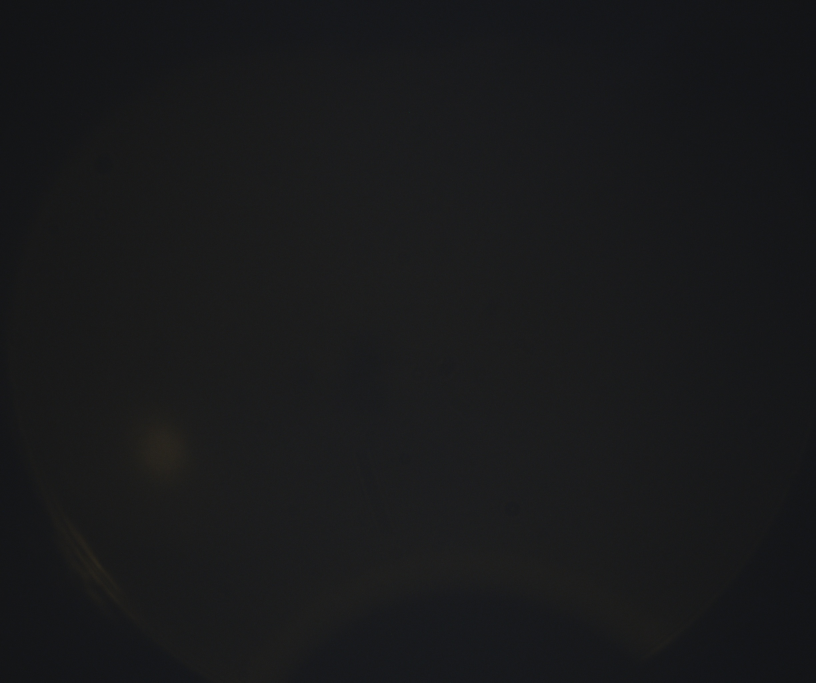
#> input picture TestImages/000.jpg, 2448 x 2048 px (shown at 1/3 size)
$ python -i analyseRosaImages.py   (imports and definitions only)
#> lines starting #> are read from the running program, lines starting #| are printed output that depends on the picture; after the words box and inside, x2 and y2 are one past the last pixel; in counts of white or black regions, pixels touching at a corner belong together
"""
Has the following class:
- ConnectedComponents

This class has the following methods:
- __init__(self)
- getPropertiesConnectedComponent(self, binary_image)


Then this module has the following functions:
- extractGrayMapFromRedChannel(image)
- analyzeBinaryImageForRosa(binary_image)
- formatBlob(in_image, laser_spot_parameter)
- fineTuneRosaDetection(red_channel, c_h, c_w, radius)
- findLaserSpotMainCall(in_image: np.ndarray)
- findLaserSpotRecursive(red_channel, thr, max_value, start_time, rec_time)
- binarizeLaserImage(input_image, thresh, max_value)
- mainRosa(image_path)

WARNING:
-mainRosa is called in functions2.py!!!

"""

import logging
import time
from cv2 import (
    findContours,
    contourArea,
    threshold,
    THRESH_BINARY,
    RETR_TREE,
    CHAIN_APPROX_SIMPLE,
    minEnclosingCircle,
    minAreaRect,
    THRESH_TOZERO,
#    circle,
    COLOR_BGR2GRAY,
    cvtColor,
#    morphologyEx,
    MORPH_CLOSE
    )
import cv2
from fractions import Fraction
from decimal import Decimal
import numpy as np
from math import pi
from typing import TYPE_CHECKING

LOGGER = logging.getLogger(__name__)

#ECCENTRICITY_CRITERIA = 0.7
# IS_CONTOUR_EMPTY_CRITERIA = 0.4

# R_25_um = 10/2048
R_75_um = 30/2048

# R_TH_100um = 44/2048
# R_TH_200um = 80/2048
R_300_um = 100/2048

# R_TH = R_TH_200um
# ALGO_TIMEOUT_IN_SECONDS = 0.5


class ConnectedComponents:
    def __init__(self):
        self.centroidList = []
        self.radiusList = []
        self.areaList = []
        self.majorAxisList = []
        self.minorAxisList = []
        self.contour = []

    def getPropertiesConnectedComponent(self, binaryImage, minLength=4, minArea=15):
        contours = self.getContoursConnectedComponent(binaryImage)
        self.filterConnectedComponents(contours, minLength, minArea)

    def getContoursConnectedComponent(self, binaryImage):
        try:
            _, unfilteredContours, _ = findContours(
                binaryImage, RETR_TREE, CHAIN_APPROX_SIMPLE)
        except:
            unfilteredContours, _ = findContours(
                binaryImage, RETR_TREE, CHAIN_APPROX_SIMPLE)
        return unfilteredContours

    def filterConnectedComponents(self, contours, minLength, minArea):
        for cntr in contours:
            if len(cntr) > minLength:
                area = contourArea(cntr)
                if int(area) > minArea:
                    center, radius = minEnclosingCircle(cntr)
                    (_,_), (majorAxis, minorAxis), _ = minAreaRect(cntr)
                    self.centroidList.append(center)
                    self.radiusList.append(radius)
                    area = pi * radius * radius
                    self.areaList.append(area)
                    self.majorAxisList.append(minorAxis / 2)
                    self.minorAxisList.append(majorAxis / 2)
                    self.contour.append(cntr)


def extractGrayMapFromRedChannel(image):
    blue = image[:,:,0]
    red = image[:,:,2]
    red_channel = red >= blue

    gray_level_img = cvtColor(image, COLOR_BGR2GRAY)
    out_image = red_channel*gray_level_img

    formattedImage = out_image.astype(np.uint8)
    return formattedImage


def analyzeBinaryImageForRosa(binary_image, eccentricityCriteria=0.7):
    in_img_size = binary_image.shape

    cc = ConnectedComponents()
    cc.getPropertiesConnectedComponent(binary_image)
    if len(cc.areaList) >= 15:
        return False, 0, 0, 0

    t = time.time()
    list_idx = np.flip(np.argsort(cc.areaList), 0)

    if len(cc.areaList) > 0:
        area_number = len(cc.areaList)
        if area_number > 1:
            LOGGER.debug("Multiple areas:" + str(area_number))
        for idx in list_idx:
            circle_centroid = cc.centroidList[idx]
            circle_radius = cc.radiusList[idx]
            if int(circle_radius) > int(R_75_um * in_img_size[0]) and int(circle_radius) <= int(R_300_um * in_img_size[0]):
                minorAxis = np.min([cc.minorAxisList[idx], cc.majorAxisList[idx]])
                majorAxis = np.max([cc.minorAxisList[idx], cc.majorAxisList[idx]])
                is_a_circle = minorAxis/majorAxis > eccentricityCriteria
                if is_a_circle:
                    return True, float(circle_centroid[1]), float(circle_centroid[0]), float(circle_radius)
    return False, 0, 0, 0


def formatBlob(in_image, laser_spot_parameter):
    """
    Format parameters of the blop and turn them into an organized dictionary.
    Input: in_image(image as a numpy array).
           laser_spot_parameter(an iterable object containing [circle height,
                            circle width, circle radius, True/False value
                            that tells if the spot was found or not]).
    Output: blob(a dictionary that contains all parameters of the blob:
                {"center":{
                        "x": horizontal position of the center of the blob.
                        "y": vertical position of the center of the blob.
                        "rx": horizontal radius of the blob.
                        "ry": vertical radius of the blob.
                        }
                "radius": radius of the smallest circle that surrounds the
                          blob.
                "rradius": rounded radius (is an integer)
                "found": True/False, tells if a spot was found or not.
                }
                )
    """
    # captor_ratio = 1.18
    c_h, c_w, radius, found = laser_spot_parameter
    h, w = in_image.shape[0], in_image.shape[1]

    rectangle_height = min(h,w)
    rectangle_width = max(h,w)

    r, c = c_w, c_h

    radius = int(radius)
    blob = {
        'center': {
            "x": r / rectangle_width,
            "y": c / rectangle_height,
            "rx": r,
            "ry": c},
        'radius': float(Fraction(Fraction(Decimal(radius)), h)),
        'rradius': radius,
        'found': found}
    return blob


# [43 lines left out: function fineTuneRosaDetection, not called in this run]


def findLaserSpotMainCall(in_image: np.ndarray):
    """
    Try to find the laser spot in the image.
    Calls a recursive algorithm to do so.
    Input: image as a 3D numpy array.
    Output: blob(output of the formatBlop function, which is a dictionary
                containing parameters of the blob).
            rec_time(number of times the recusive algorithm was called).
            found(True or False, says if laser spot was found or not).
    """

    formatted_image = in_image.astype(np.uint8)

    time_start = time.time()
    red_channel = extractGrayMapFromRedChannel(formatted_image)
    max_value_red_channel = np.max(red_channel)

    found, rec_time, c_h, c_w, radius = findLaserSpotRecursive(
        red_channel, max_value_red_channel, time_start)

    if found:
        c_h, c_w, fine_tuned_radius = fineTuneRosaDetection(red_channel, c_h, c_w, radius)
        radius = fine_tuned_radius

    blob = formatBlob(in_image, [c_h, c_w, radius, found])
    time_elapsed = (time.time() - time_start)

    laser_found = "Laser found" if found else "Laser NOT found"

    LOGGER.warning(
            f"{laser_found}. Took {str(time_elapsed)}. Recursive count {str(rec_time)}")

    return blob, rec_time, found


def findLaserSpotRecursive(red_channel, max_value, start_time, rec_time=0, thr=0.95, algoTimeoutInSeconds=0.5):
    """
    Use a recursive algorithm to try to find the laser spot in the image.
    Input: red_channel(red channel of the image),
           thr(the set threshold),
           max_value(maximum light intensity of red channel),
           start_time,
           rec_time(number of times the recursive algorithm got executed so
              far).
    Output: Found(True or False, says if laser spot was found or not),
            rec_time(number of times the recursive algorithm was ececuted),
            c_h(0 if "found" is False, circle height if found is True),
            c_w(0 if "found" is False, circle width if found is True),
            radius(0 if found is False, circle radius if found is True).
    """
    rec_time = rec_time + 1

    binary_image = binarizeLaserImage(red_channel, thr, max_value)

    current_time = time.time() - start_time
    if current_time > algoTimeoutInSeconds:
        LOGGER.warning(
            f"Laser spot not found - too long: Took {str(current_time)} for {rec_time} iteration."
            )
        return False, rec_time, 0, 0, 0

    if thr < 0.4:
        LOGGER.debug(f"Laser spot not found after {rec_time} iteration in {str(current_time)}")
        return False, rec_time, 0, 0, 0
    found, c_h, c_w, circle_radius = analyzeBinaryImageForRosa(binary_image)
    if found:
        return True, rec_time, c_h, c_w, circle_radius

    else:
        th = thr - 0.1
        return findLaserSpotRecursive(red_channel, max_value, start_time, rec_time=rec_time, thr=th)


def binarizeLaserImage(input_image, thresh, max_value, half_range=3):
    """
    Turn an image into a binary image.
    Inputs : input_image(3D numpy array of the red channel of the image).
             thresh(the threshold that is used as a reference to know which
                   pixels shall be turned to 0 while turning the image into
                   a binary image).
             max_value(maximum light intensity value of the input image)
    Output : binary_image(numpy array of the image turned into a binary image).
    """
    gray_image = input_image
    maximum = max_value

    _, binary_image = threshold(
        gray_image, int(maximum * thresh)-half_range, 255, THRESH_TOZERO)
    _, binary_image = threshold(
        binary_image, int(maximum * thresh)+half_range, 255, THRESH_BINARY)

    return binary_image


# if __name__ == "__main__":
# [15 lines left out: function analyzeRosa, not called in this run]

>>> import cv2
>>> picture = cv2.imread('TestImages/000.jpg')
#> picture is the input picture: shape (2048, 2448, 3); mean B, G, R 26.9, 25.6, 25
>>> result = findLaserSpotMainCall(picture)
#> in extractGrayMapFromRedChannel, `red_channel = red >= blue`:
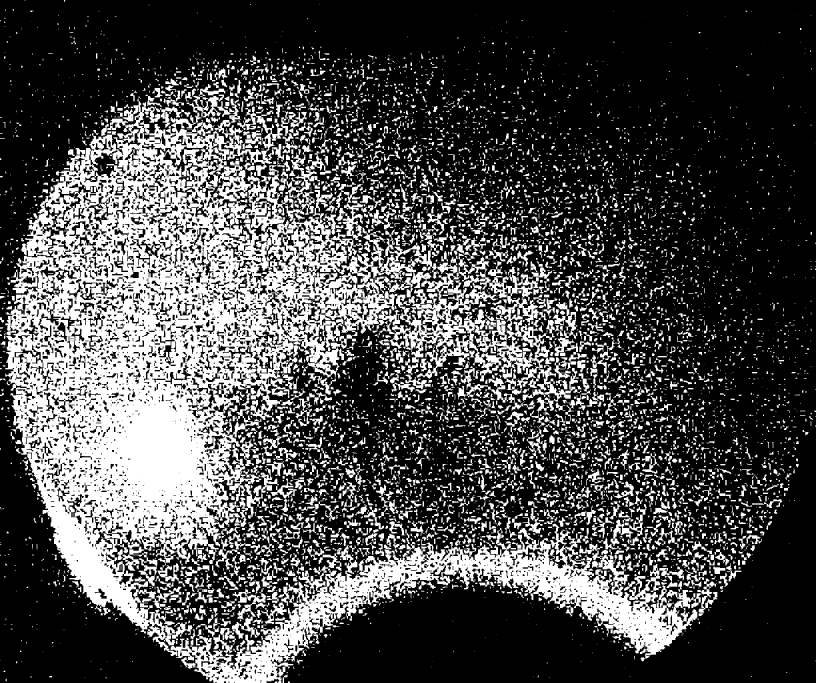
#> red_channel: shape (2048, 2448) bool (shown at 1/3 size); 29.4% white; 6487 white regions (2862 under 20 px), largest, box (x1, y1, x2, y2) and area: (16, 252, 2104, 2048) 1049757, (1584, 1096, 1744, 1206) 4715, (696, 1766, 798, 1916) 4437
#> in extractGrayMapFromRedChannel, `out_image = red_channel*gray_level_img`:
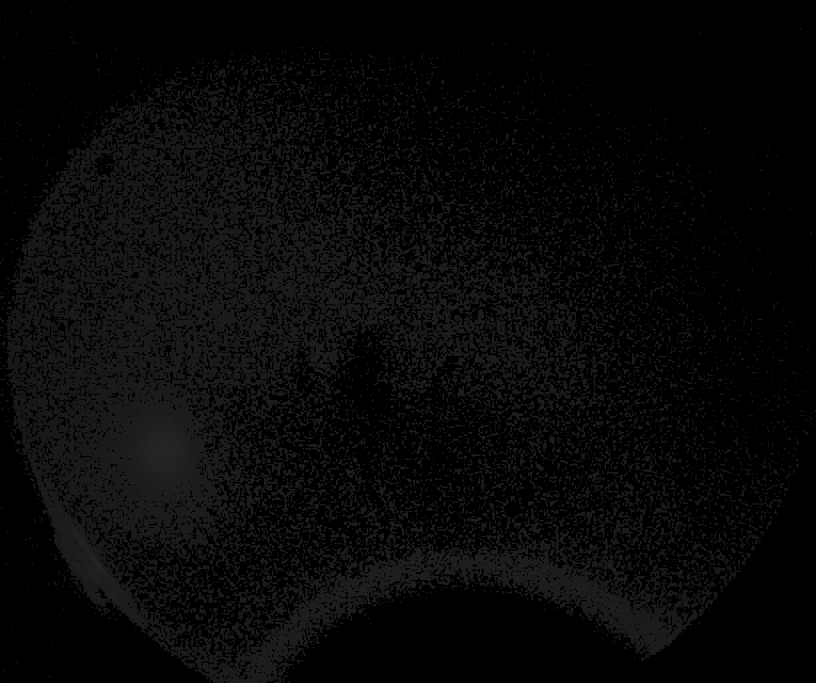
#> out_image: shape (2048, 2448) (shown at 1/3 size); min 0, max 43, mean 8
#> in findLaserSpotMainCall, `max_value_red_channel = np.max(red_channel)`: max_value_red_channel = 43
#> in binarizeLaserImage, `_, binary_image = threshold( binary_image, int(maximum * thresh)+half_..`: binary_image: shape (2048, 2448); every value is 0
#> in getContoursConnectedComponent, `_, unfilteredContours, _ = findContours( binaryImage, RETR_TREE, CHAIN..`: unfilteredContours = []
#> in analyzeBinaryImageForRosa, `list_idx = np.flip(np.argsort(cc.areaList), 0)`: list_idx = empty array
#> in findLaserSpotRecursive, `found, c_h, c_w, circle_radius = analyzeBinaryImageForRosa(binary_image)`: found = False; c_h = 0
#> in binarizeLaserImage (call 2), `_, binary_image = threshold( binary_image, int(maximum * thresh)+half_..`: binary_image: shape (2048, 2448); 0% white in thin lines or dots, all inside (x1, y1, x2, y2) = (287, 1296, 682, 1697)
#> in getContoursConnectedComponent (call 2), `_, unfilteredContours, _ = findContours( binaryImage, RETR_TREE, CHAIN..`: unfilteredContours = 9 contours, all with area under 20
#> the loop in filterConnectedComponents (call 2), `for cntr in contours:` made 9 passes
#> cntr on passes 2 to 9: [[292, 1690], [292, 1691]], [[287, 1685], [288, 1685]], [[497, 1343]], [[492, 1343], [493, 1343]], [[502, 1337]], [[478, 1336], [479, 1336]], [[495, 1328]], [[681, 1296]]
#> call 3 of binarizeLaserImage, with thresh = 0.75, max_value = 43, half_range = 3
#> in binarizeLaserImage (call 3), `_, binary_image = threshold( gray_image, int(maximum * thresh)-half_ra..`:
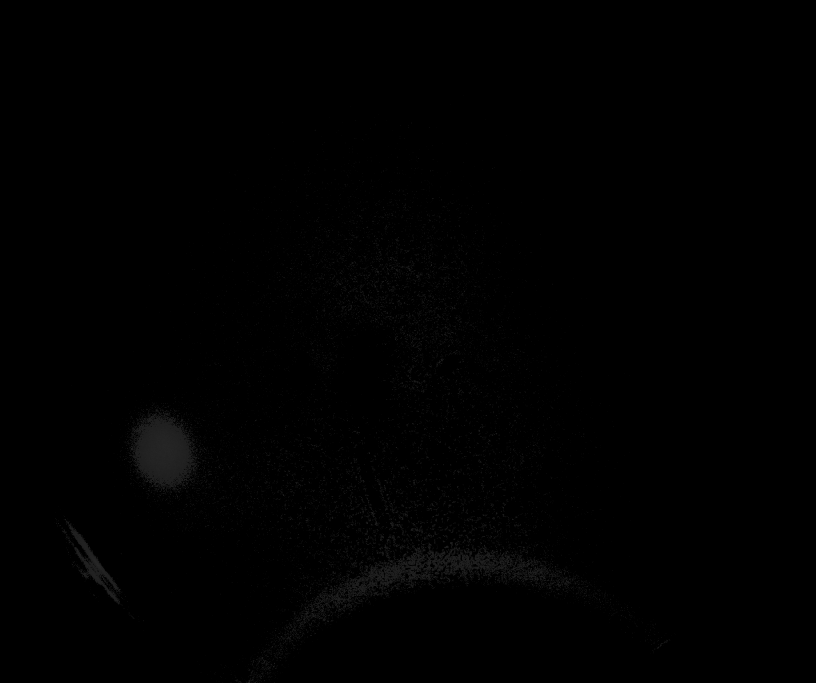
#> binary_image: shape (2048, 2448) (shown at 1/3 size); min 0, max 43, mean 0.8
#> in binarizeLaserImage (call 3), `_, binary_image = threshold( binary_image, int(maximum * thresh)+half_..`:
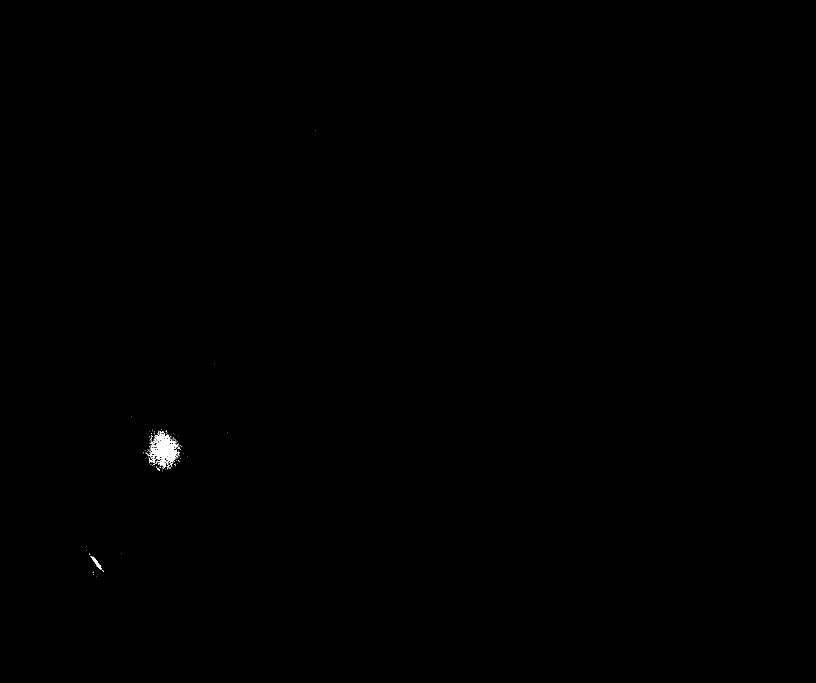
#> binary_image: shape (2048, 2448) (shown at 1/3 size); 0.09% white; 183 white regions (174 under 20 px), largest, box (x1, y1, x2, y2) and area: (448, 1298, 532, 1402) 3483, (274, 1669, 305, 1709) 271, (452, 1334, 469, 1342) 64
#> in findLaserSpotMainCall, `found, rec_time, c_h, c_w, radius = findLaserSpotRecursive( red_channe..`: found = False; rec_time = 3; c_h = 0
#> in findLaserSpotMainCall, `blob = formatBlob(in_image, [c_h, c_w, radius, found])`: blob = 4 items
#> in findLaserSpotMainCall, `laser_found = "Laser found" if found else "Laser NOT found"`: laser_found = 'Laser NOT found'
